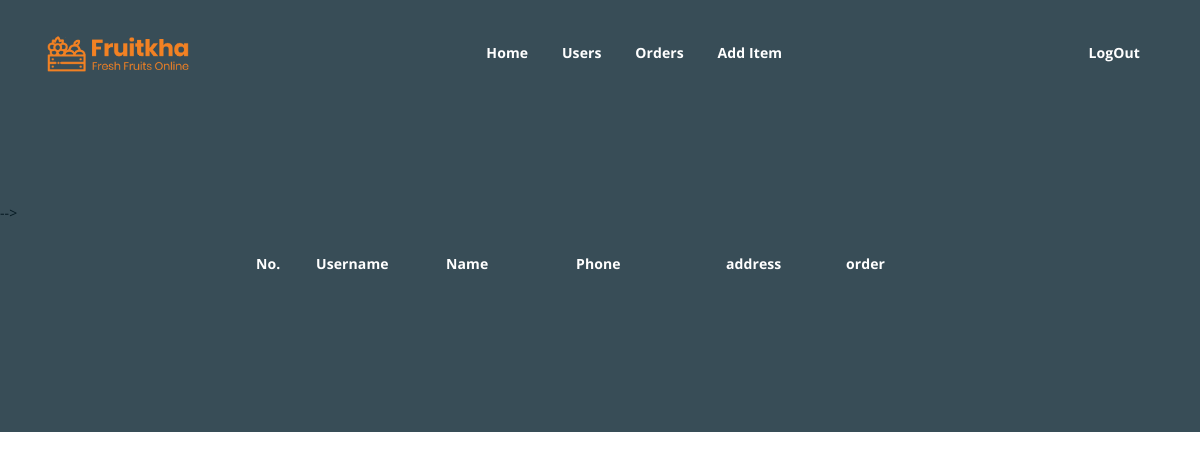
The page /admincatorder.php on the database as committed earlier.
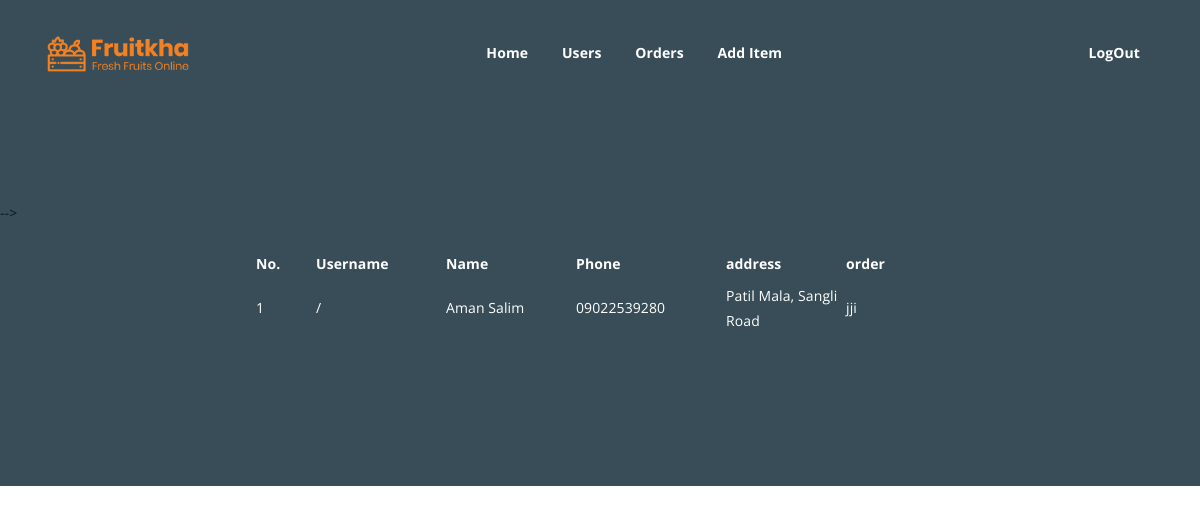
The same page on the database as committed later.
### tables this page shows
CREATE TABLE `cateringorder` (
  `id` int(119) NOT NULL,
  `username` varchar(11) NOT NULL,
  `name` varchar(11) NOT NULL,
  `phone` varchar(233) NOT NULL,
  `address` varchar(88) NOT NULL,
  `orders` varchar(234) NOT NULL
);

### admincatorder.php (the view, shortened to what this page needs)
<?php
include('connection.php');
$rows=mysqli_query($con,"SELECT * FROM cateringOrder");
?>
<!DOCTYPE html>
<html lang="en">
<head>
	<link rel="stylesheet" href="assets/css/all.min.css">
	<link rel="stylesheet" href="assets/bootstrap/css/bootstrap.min.css">
	<link rel="stylesheet" href="assets/css/owl.carousel.css">
	<link rel="stylesheet" href="assets/css/magnific-popup.css">
	<link rel="stylesheet" href="assets/css/animate.css">
	<link rel="stylesheet" href="assets/css/meanmenu.min.css">
	<link rel="stylesheet" href="assets/css/main.css">
	<link rel="stylesheet" href="assets/css/responsive.css">
</head>
<body>
	<div class="top-header-area" id="sticker">
		<div class="container">
			<div class="row">
				<div class="col-lg-12 col-sm-12 text-center">
					<div class="main-menu-wrap">
						<div class="site-logo">
							<a href="">
								<img src="assets/img/logo.png" alt="">
							</a>
						</div>
						<nav class="main-menu" style='color:cyan;'>
							<ul>
								<li><a href="adminIndex.php">Home</a></li>
								<li><a href="adminUser.php">Users</a></li>
								<li><a href="adminOrder.php">Orders</a></li>
								<li><a href="#">Add Item</a></li>
								<li><a href="logIn.html">LogOut</a></li>
							</ul>
						</nav>
					</div>
				</div>
			</div>
		</div>
	</div>
    <div class="breadcrumb-section "> -->
		<div class="container">
        <center>
<table style="color:white;">
    <tr>
        <th width="60">No.</th>&nbsp;&nbsp;&nbsp;&nbsp;&nbsp;&nbsp;
        <th width="130">Username</th>&nbsp;&nbsp;&nbsp;&nbsp;&nbsp;&nbsp;
        <th width="130">Name</th>&nbsp;&nbsp;&nbsp;&nbsp;&nbsp;&nbsp;
        <th width="150">Phone</th>&nbsp;&nbsp;&nbsp;&nbsp;&nbsp;&nbsp;
        <th width="120">address</th>&nbsp;&nbsp;&nbsp;&nbsp;&nbsp;&nbsp;
        <th width="100">order</th>&nbsp;&nbsp;&nbsp;
    </tr>
    <tr>
        <td></td>&nbsp;&nbsp;
        <td></td>&nbsp;&nbsp;
        <td></td>&nbsp;&nbsp;
        <td></td>&nbsp;&nbsp;
        <td></td>&nbsp;&nbsp;
        <td></td>
    </tr>
    <tr>
        <td></td>&nbsp;&nbsp;
        <td></td>&nbsp;&nbsp;
        <td></td>&nbsp;&nbsp;
        <td></td>&nbsp;&nbsp;
        <td></td>&nbsp;&nbsp;
        <td></td>
    </tr>
    <?php
        $count=1;
        foreach($rows as $row) :
    ?>
    <tr>
        <td><?php echo $count; ?></td>&nbsp;&nbsp;&nbsp;&nbsp;&nbsp;&nbsp;
        <td><?php echo $row["username"]; ?></td>&nbsp;&nbsp;&nbsp;&nbsp;&nbsp;&nbsp;
        <td><?php echo $row["name"]; ?></td>&nbsp;&nbsp;&nbsp;&nbsp;&nbsp;&nbsp;
        <td><?php echo $row["phone"]; ?></td>&nbsp;&nbsp;&nbsp;&nbsp;&nbsp;&nbsp;
        <td><?php echo $row["address"]; ?></td>&nbsp;&nbsp;&nbsp;&nbsp;&nbsp;&nbsp;
        <td><?php echo $row["orders"]; ?></td>&nbsp;&nbsp;&nbsp;&nbsp;&nbsp;&nbsp;
    </tr>
    <tr>
        <td></td>&nbsp;&nbsp;
        <td></td>&nbsp;&nbsp;
        <td></td>&nbsp;&nbsp;
        <td></td>&nbsp;&nbsp;
        <td></td>&nbsp;&nbsp;
        <td></td>
    </tr>
    <?php
    $count++;
    endforeach;
    ?>
</table>
</center>
		</div>
	</div>
</body>
</html>

### assets/css/main.css (style rules this page uses)
html { font-size: 14px; font-weight: 400; line-height: 28px; height: 100%; }
body { font-family: "Open Sans", sans-serif; font-weight: 400; font-size: 1rem; letter-spacing: 0.1px; line-height: 1.8; color: #051922; overflow-x: hidden; }
body img { max-width: 100%; }
a { cursor: pointer; text-decoration: none; -webkit-transition: all 0.2s ease-in-out; -o-transition: all 0.2s ease-in-out; transition: all 0.2s ease-in-out; }
.breadcrumb-section { padding: 150px 0; background-size: cover; background-position: center center; position: relative; z-index: 1; background-attachment: fixed; padding-top: 200px; }
.breadcrumb-section:after { position: absolute; left: 0; top: 0; width: 100%; height: 100%; content: ""; background-color: #07212e; z-index: -1; opacity: 0.8; }
.top-header-area { position: absolute; z-index: 999; width: 100%; padding: 25px 0; }
nav.main-menu ul { margin: 0; padding: 0; list-style: none; }
nav.main-menu ul li { display: inline-block; }
nav.main-menu ul li a { color: #fff; font-weight: 700; display: block; padding: 15px; }
nav.main-menu ul > li { position: relative; }
nav.main-menu ul li:last-child a { display: inline-block; }
nav.main-menu > ul li:last-child { float: right; }
.site-logo { float: left; max-width: 150px; }
.main-menu-wrap { position: relative; }
.site-logo { padding: 6px 0; }
nav.main-menu li a { -webkit-transition: 0.3s; -o-transition: 0.3s; transition: 0.3s; }
.top-header-area { -webkit-transition: 0.3s; -o-transition: 0.3s; transition: 0.3s; }
html, body { height: 100%; }

Rows that differ between the two databases and show on the page:
added cateringorder: username "/", name "Aman Salim", phone "09022539280", address "Patil Mala, Sangli Road", orders "jji"
